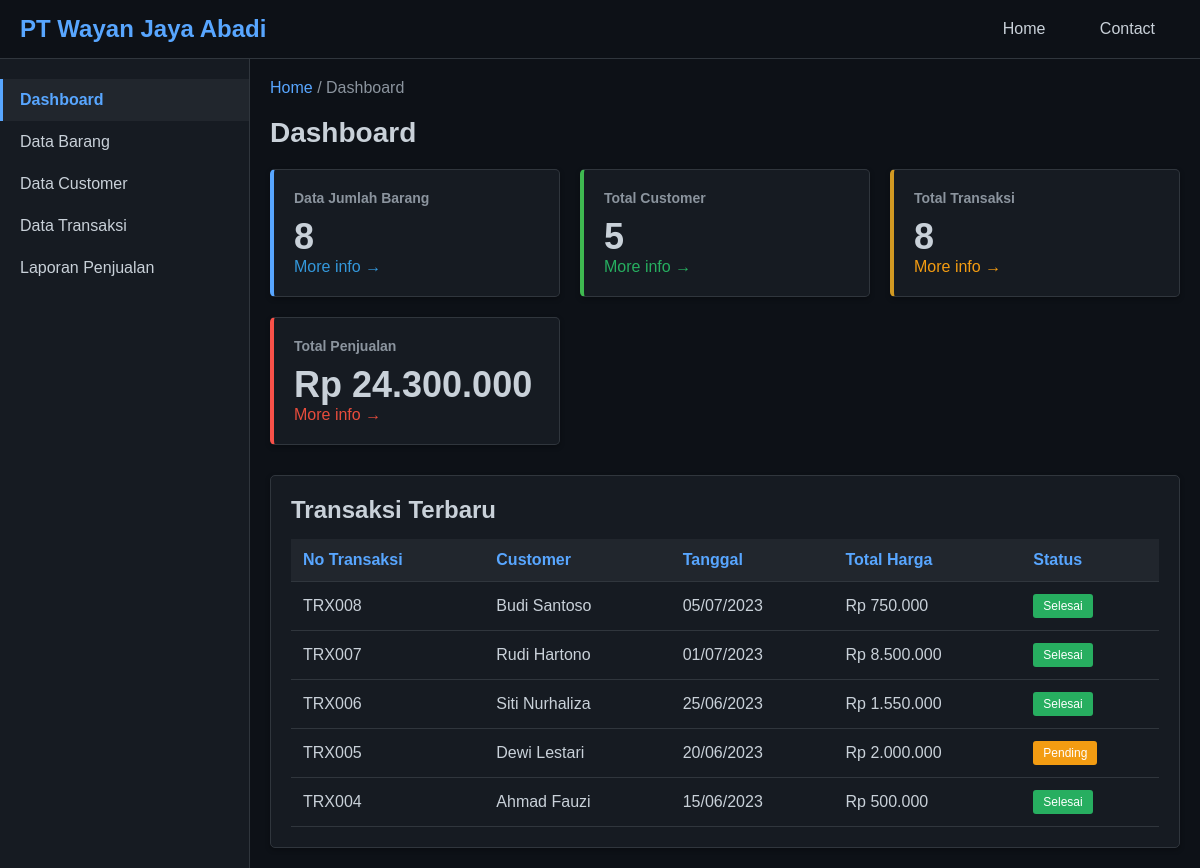
The page / on the database its author committed.
### tables this page shows
CREATE TABLE IF NOT EXISTS transaksi (
    id INT AUTO_INCREMENT PRIMARY KEY,
    no_transaksi VARCHAR(50) UNIQUE NOT NULL,
    customer_id INT NOT NULL,
    tanggal_transaksi DATE NOT NULL,
    total_harga DECIMAL(15,2) NOT NULL,
    status VARCHAR(20) DEFAULT 'pending',
    created_at TIMESTAMP DEFAULT CURRENT_TIMESTAMP,
    FOREIGN KEY (customer_id) REFERENCES customer(id) ON DELETE CASCADE
);

CREATE TABLE IF NOT EXISTS customer (
    id INT AUTO_INCREMENT PRIMARY KEY,
    nama VARCHAR(100) NOT NULL,
    email VARCHAR(100),
    telepon VARCHAR(20),
    alamat TEXT,
    tanggal_daftar DATE,
    created_at TIMESTAMP DEFAULT CURRENT_TIMESTAMP
);

### index.php (the view)
<?php
require_once 'config.php';
$query_barang = "SELECT COUNT(*) as total FROM barang";
$result_barang = mysqli_query($conn, $query_barang);
$data_barang = mysqli_fetch_assoc($result_barang);
$query_customer = "SELECT COUNT(*) as total FROM customer";
$result_customer = mysqli_query($conn, $query_customer);
$data_customer = mysqli_fetch_assoc($result_customer);
$query_transaksi = "SELECT COUNT(*) as total FROM transaksi";
$result_transaksi = mysqli_query($conn, $query_transaksi);
$data_transaksi = mysqli_fetch_assoc($result_transaksi);
$query_total_penjualan = "SELECT SUM(total_harga) as total FROM transaksi WHERE status = 'selesai'";
$result_total = mysqli_query($conn, $query_total_penjualan);
$data_total = mysqli_fetch_assoc($result_total);
$total_penjualan = $data_total['total'] ?? 0;
include 'header.php';
?>
<h1 class="page-title">Dashboard</h1>
<div class="stats-container">
    <div class="stat-card blue">
        <h3>Data Jumlah Barang</h3>
        <div class="number"><?php echo $data_barang['total']; ?></div>
        <a href="data_barang.php" style="color: #3498db; text-decoration: none;">More info →</a>
    </div>
    <div class="stat-card green">
        <h3>Total Customer</h3>
        <div class="number"><?php echo $data_customer['total']; ?></div>
        <a href="data_customer.php" style="color: #27ae60; text-decoration: none;">More info →</a>
    </div>
    <div class="stat-card yellow">
        <h3>Total Transaksi</h3>
        <div class="number"><?php echo $data_transaksi['total']; ?></div>
        <a href="data_transaksi.php" style="color: #f39c12; text-decoration: none;">More info →</a>
    </div>
    <div class="stat-card red">
        <h3>Total Penjualan</h3>
        <div class="number">Rp <?php echo number_format($total_penjualan, 0, ',', '.'); ?></div>
        <a href="laporan_penjualan.php" style="color: #e74c3c; text-decoration: none;">More info →</a>
    </div>
</div>
<div class="table-container">
    <h2 style="margin-bottom: 15px;">Transaksi Terbaru</h2>
    <table>
        <thead>
            <tr>
                <th>No Transaksi</th>
                <th>Customer</th>
                <th>Tanggal</th>
                <th>Total Harga</th>
                <th>Status</th>
            </tr>
        </thead>
        <tbody>
            <?php
            $query = "SELECT t.*, c.nama as nama_customer
                      FROM transaksi t
                      JOIN customer c ON t.customer_id = c.id
                      ORDER BY t.tanggal_transaksi DESC
                      LIMIT 5";
            $result = mysqli_query($conn, $query);
            if (mysqli_num_rows($result) > 0) {
                while ($row = mysqli_fetch_assoc($result)) {
                    $status_class = ($row['status'] == 'selesai') ? 'btn-success' : 'btn-warning';
                    echo "<tr>";
                    echo "<td>" . $row['no_transaksi'] . "</td>";
                    echo "<td>" . $row['nama_customer'] . "</td>";
                    echo "<td>" . date('d/m/Y', strtotime($row['tanggal_transaksi'])) . "</td>";
                    echo "<td>Rp " . number_format($row['total_harga'], 0, ',', '.') . "</td>";
                    echo "<td><span class='btn $status_class' style='padding: 5px 10px; font-size: 12px;'>" . ucfirst($row['status']) . "</span></td>";
                    echo "</tr>";
                }
            } else {
                echo "<tr><td colspan='5' style='text-align: center;'>Tidak ada data transaksi</td></tr>";
            }
            ?>
        </tbody>
    </table>
</div>
<?php include 'footer.php'; ?>

### header.php (shortened to what this page needs)
<?php
$current_page = basename($_SERVER['PHP_SELF']);
?>
<!DOCTYPE html>
<html lang="id">
<head>
    <link rel="stylesheet" href="style.css">
</head>
<body>
    <div class="header">
        <h1>PT Wayan Jaya Abadi</h1>
        <div class="header-nav">
            <a href="index.php">Home</a>
            <a href="#">Contact</a>
        </div>
    </div>
    <div class="container">
        <div class="sidebar">
            <ul>
                <li class="<?php echo ($current_page == 'index.php') ? 'active' : ''; ?>">
                    <a href="index.php">Dashboard</a>
                </li>
                <li class="<?php echo ($current_page == 'data_barang.php') ? 'active' : ''; ?>">
                    <a href="data_barang.php">Data Barang</a>
                </li>
                <li class="<?php echo ($current_page == 'data_customer.php') ? 'active' : ''; ?>">
                    <a href="data_customer.php">Data Customer</a>
                </li>
                <li class="<?php echo ($current_page == 'data_transaksi.php') ? 'active' : ''; ?>">
                    <a href="data_transaksi.php">Data Transaksi</a>
                </li>
                <li class="<?php echo ($current_page == 'laporan_penjualan.php') ? 'active' : ''; ?>">
                    <a href="laporan_penjualan.php">Laporan Penjualan</a>
                </li>
            </ul>
        </div>
        <div class="main-content">
            <div class="breadcrumb">
                <a href="index.php">Home</a> /
                <?php
                if ($current_page == 'index.php') {
                    echo 'Dashboard';
                } elseif ($current_page == 'data_barang.php') {
                    echo 'Data Barang';
                } elseif ($current_page == 'data_customer.php') {
                    echo 'Data Customer';
                } elseif ($current_page == 'data_transaksi.php') {
                    echo 'Data Transaksi';
                } elseif ($current_page == 'laporan_penjualan.php') {
                    echo 'Laporan Penjualan';
                }
                ?>
            </div>

### footer.php
        </div>
    </div>
</body>
</html>

### style.css (style rules this page uses)
* { margin: 0; padding: 0; box-sizing: border-box; }
body { font-family: Arial, sans-serif; background-color: #1a1a1a; color: #e0e0e0; }
.header { background-color: #0d1117; color: white; padding: 15px 20px; display: flex; justify-content: space-between; align-items: center; border-bottom: 1px solid #30363d; }
.header h1 { font-size: 24px; color: #58a6ff; }
.header-nav a { color: #c9d1d9; text-decoration: none; margin: 0 15px; padding: 5px 10px; transition: all 0.3s; }
.container { display: flex; min-height: calc(100vh - 60px); }
.sidebar { width: 250px; background-color: #161b22; color: #c9d1d9; padding: 20px 0; border-right: 1px solid #30363d; }
.sidebar ul { list-style: none; }
.sidebar ul li { padding: 12px 20px; }
.sidebar ul li a { color: #c9d1d9; text-decoration: none; display: block; transition: all 0.3s; }
.sidebar ul li a:hover, .sidebar ul li.active { background-color: #21262d; border-left: 3px solid #58a6ff; padding-left: 17px; }
.sidebar ul li.active a { font-weight: bold; color: #58a6ff; }
.main-content { flex: 1; padding: 20px; background-color: #0d1117; }
.page-title { font-size: 28px; margin-bottom: 20px; color: #c9d1d9; }
.breadcrumb { margin-bottom: 20px; color: #8b949e; }
.breadcrumb a { color: #58a6ff; text-decoration: none; }
.table-container { background-color: #161b22; padding: 20px; border-radius: 5px; box-shadow: 0 2px 5px rgba(0,0,0,0.3); border: 1px solid #30363d; overflow-x: auto; }
.table-container h2 { color: #c9d1d9; margin-bottom: 15px; }
table { width: 100%; border-collapse: collapse; margin-top: 10px; }
table th, table td { padding: 12px; text-align: left; border-bottom: 1px solid #30363d; color: #c9d1d9; }
table th { background-color: #21262d; color: #58a6ff; font-weight: bold; }
.btn { padding: 8px 15px; border: none; border-radius: 3px; cursor: pointer; text-decoration: none; display: inline-block; font-size: 14px; }
.btn-success { background-color: #27ae60; color: white; }
.btn-warning { background-color: #f39c12; color: white; }
.stats-container { display: grid; grid-template-columns: repeat(auto-fit, minmax(250px, 1fr)); gap: 20px; margin-bottom: 30px; }
.stat-card { background-color: #161b22; padding: 20px; border-radius: 5px; box-shadow: 0 2px 5px rgba(0,0,0,0.3); border: 1px solid #30363d; }
.stat-card h3 { font-size: 14px; color: #8b949e; margin-bottom: 10px; }
.stat-card .number { font-size: 36px; font-weight: bold; color: #c9d1d9; }
.stat-card.blue { border-left: 4px solid #58a6ff; }
.stat-card.green { border-left: 4px solid #3fb950; }
.stat-card.yellow { border-left: 4px solid #d29922; }
.stat-card.red { border-left: 4px solid #f85149; }

### rows shown on the page
transaksi: no_transaksi "TRX008", customer.nama "Budi Santoso", tanggal_transaksi "05/07/2023", total_harga "750.000", status "Selesai"
transaksi: no_transaksi "TRX007", customer.nama "Rudi Hartono", tanggal_transaksi "01/07/2023", total_harga "8.500.000", status "Selesai"
transaksi: no_transaksi "TRX006", customer.nama "Siti Nurhaliza", tanggal_transaksi "25/06/2023", total_harga "1.550.000", status "Selesai"
transaksi: no_transaksi "TRX005", customer.nama "Dewi Lestari", tanggal_transaksi "20/06/2023", total_harga "2.000.000", status "Pending"
transaksi: no_transaksi "TRX004", customer.nama "Ahmad Fauzi", tanggal_transaksi "15/06/2023", total_harga "500.000", status "Selesai"

### other values the page prints
$data_barang['total'] "8"
$data_customer['total'] "5"
$data_transaksi['total'] "8"
$total_penjualan "24.300.000"
